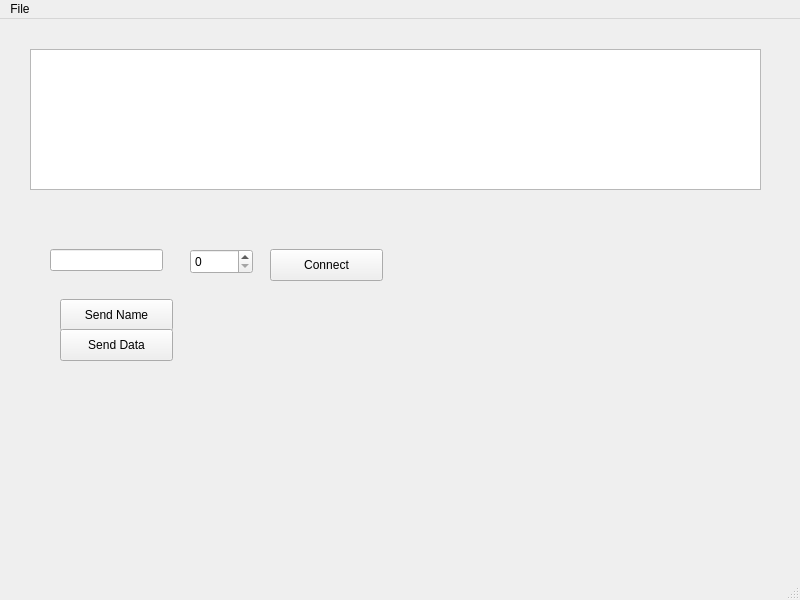
<?xml version="1.0" encoding="UTF-8"?>
<ui version="4.0">
 <class>SampleConsole</class>
 <widget class="QMainWindow" name="SampleConsole">
  <property name="geometry">
   <rect>
    <x>0</x>
    <y>0</y>
    <width>800</width>
    <height>600</height>
   </rect>
  </property>
  <property name="windowTitle">
   <string>Sample Console</string>
  </property>
  <widget class="QWidget" name="centralwidget">
   <widget class="QPlainTextEdit" name="textEdit">
    <property name="geometry">
     <rect>
      <x>30</x>
      <y>30</y>
      <width>731</width>
      <height>141</height>
     </rect>
    </property>
   </widget>
   <widget class="QLineEdit" name="hostEdit">
    <property name="geometry">
     <rect>
      <x>50</x>
      <y>230</y>
      <width>113</width>
      <height>22</height>
     </rect>
    </property>
   </widget>
   <widget class="QSpinBox" name="portSpinBox">
    <property name="geometry">
     <rect>
      <x>190</x>
      <y>230</y>
      <width>63</width>
      <height>25</height>
     </rect>
    </property>
   </widget>
   <widget class="QPushButton" name="connectButton">
    <property name="geometry">
     <rect>
      <x>270</x>
      <y>230</y>
      <width>113</width>
      <height>32</height>
     </rect>
    </property>
    <property name="text">
     <string>Connect</string>
    </property>
   </widget>
   <widget class="QPushButton" name="sendNameButton">
    <property name="geometry">
     <rect>
      <x>60</x>
      <y>280</y>
      <width>113</width>
      <height>32</height>
     </rect>
    </property>
    <property name="text">
     <string>Send Name</string>
    </property>
   </widget>
   <widget class="QPushButton" name="sendDataButton">
    <property name="geometry">
     <rect>
      <x>60</x>
      <y>310</y>
      <width>113</width>
      <height>32</height>
     </rect>
    </property>
    <property name="text">
     <string>Send Data</string>
    </property>
   </widget>
  </widget>
  <widget class="QMenuBar" name="menubar">
   <property name="geometry">
    <rect>
     <x>0</x>
     <y>0</y>
     <width>800</width>
     <height>22</height>
    </rect>
   </property>
   <widget class="QMenu" name="menuFile">
    <property name="title">
     <string>File</string>
    </property>
    <addaction name="separator"/>
    <addaction name="actionExit"/>
   </widget>
   <addaction name="menuFile"/>
  </widget>
  <widget class="QStatusBar" name="statusbar"/>
  <action name="actionExit">
   <property name="text">
    <string>Exit</string>
   </property>
  </action>
 </widget>
 <resources/>
 <connections/>
</ui>
